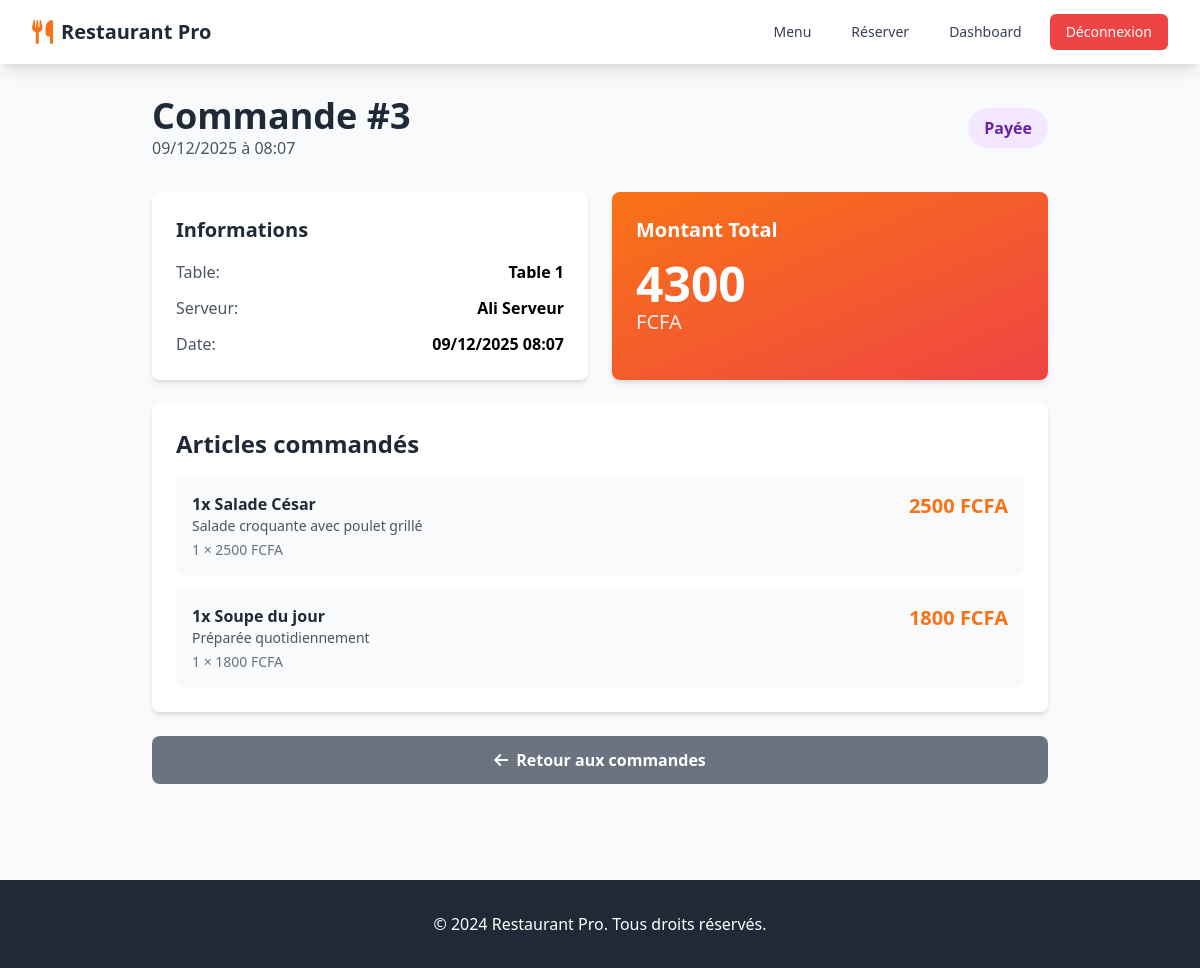
Screenshot of /commandes/3/ (signed in) with the database file from the repository.
### restaurant/models.py (models this page shows, shortened)
class Commande(models.Model):
    STATUS_CHOICES = [
        ('EN_COURS', 'En cours'),
        ('PRETE', 'Prete'),
        ('SERVIE', 'Servie'),
        ('PAYEE', 'Payee'),
    ]
    table = models.ForeignKey(
        Table,
        on_delete=models.CASCADE,
        related_name='commandes'
    )
    serveur = models.ForeignKey(
        User,
        on_delete=models.SET_NULL,
        null=True,
        related_name='commandes'
    )
    date_creation = models.DateTimeField(auto_now_add=True)
    statut = models.CharField(
        max_length=20,
        choices=STATUS_CHOICES,
        default='EN_COURS'
    )
    notes = models.TextField(blank=True)
    class Meta:
        verbose_name = "Commande"
        verbose_name_plural = "Commandes"
        ordering = ['-date_creation']
    def total(self):
        return sum(item.subtotal() for item in self.items.all())

class Table(models.Model):
    numero = models.IntegerField(unique=True)
    capacite = models.IntegerField(
        validators=[MinValueValidator(1)]
    )
    disponible = models.BooleanField(default=True)
    class Meta:
        verbose_name = "Table"
        verbose_name_plural = "Tables"
        ordering = ['numero']

class ItemCommande(models.Model):
    commande = models.ForeignKey(
        Commande,
        on_delete=models.CASCADE,
        related_name='items'
    )
    plat = models.ForeignKey(
        Plat,
        on_delete=models.CASCADE
    )
    quantite = models.IntegerField(
        default=1,
        validators=[MinValueValidator(1)]
    )
    prix_unitaire = models.DecimalField(
        max_digits=10,
        decimal_places=2
    )
    notes = models.TextField(blank=True)
    class Meta:
        verbose_name = "Item de commande"
        verbose_name_plural = "Items de commande"
    def subtotal(self):
        return self.quantite * self.prix_unitaire

class Plat(models.Model):
    nom = models.CharField(max_length=200)
    description = models.TextField()
    prix = models.DecimalField(
        max_digits=10,
        decimal_places=2,
        validators=[MinValueValidator(Decimal('0.01'))]
    )
    categorie = models.ForeignKey(
        Categorie,
        on_delete=models.CASCADE,
        related_name='plats'
    )
    image = models.ImageField(
        upload_to='plats/',
        blank=True,
        null=True
    )
    disponible = models.BooleanField(default=True)
    date_creation = models.DateTimeField(auto_now_add=True)
    class Meta:
        verbose_name = "Plat"
        verbose_name_plural = "Plats"
        ordering = ['categorie', 'nom']

### restaurant/views.py (the view)
@login_required
def detail_commande(request, commande_id):
    commande = get_object_or_404(
        Commande.objects.prefetch_related('items__plat'),
        id=commande_id
    )
    context = {
        'commande': commande,
        'total': commande.total(),
    }
    return render(request, 'restaurant/detail_commande.html', context)

### restaurant/templates/restaurant/detail_commande.html (shortened to what this page needs)
{% extends 'restaurant/base.html' %}
{% block content %}
<div class="max-w-4xl mx-auto">
    <div class="mb-8 flex justify-between items-center">
        <div>
            <h1 class="text-4xl font-bold text-gray-800">Commande #{{ commande.id }}</h1>
            <p class="text-gray-600">{{ commande.date_creation|date:"d/m/Y à H:i" }}</p>
        </div>
        {% if commande.statut == 'EN_COURS' %}
        <span class="px-4 py-2 bg-yellow-100 text-yellow-800 rounded-full font-semibold">
            En cours
        </span>
        {% elif commande.statut == 'PRETE' %}
        <span class="px-4 py-2 bg-blue-100 text-blue-800 rounded-full font-semibold">
            Prête
        </span>
        {% elif commande.statut == 'SERVIE' %}
        <span class="px-4 py-2 bg-green-100 text-green-800 rounded-full font-semibold">
            Servie
        </span>
        {% else %}
        <span class="px-4 py-2 bg-purple-100 text-purple-800 rounded-full font-semibold">
            Payée
        </span>
        {% endif %}
    </div>
    <div class="grid grid-cols-1 md:grid-cols-2 gap-6 mb-6">
        <div class="bg-white rounded-lg shadow-md p-6">
            <h2 class="text-xl font-bold text-gray-800 mb-4">Informations</h2>
            <div class="space-y-3">
                <div class="flex justify-between">
                    <span class="text-gray-600">Table:</span>
                    <span class="font-semibold">Table {{ commande.table.numero }}</span>
                </div>
                <div class="flex justify-between">
                    <span class="text-gray-600">Serveur:</span>
                    <span class="font-semibold">{{ commande.serveur.get_full_name }}</span>
                </div>
                <div class="flex justify-between">
                    <span class="text-gray-600">Date:</span>
                    <span class="font-semibold">{{ commande.date_creation|date:"d/m/Y H:i" }}</span>
                </div>
            </div>
        </div>
        <div class="bg-gradient-to-br from-orange-500 to-red-500 rounded-lg shadow-md p-6 text-white">
            <h2 class="text-xl font-bold mb-4">Montant Total</h2>
            <p class="text-5xl font-bold">{{ total|floatformat:0 }}</p>
            <p class="text-xl opacity-90">FCFA</p>
        </div>
    </div>
    <div class="bg-white rounded-lg shadow-md p-6 mb-6">
        <h2 class="text-2xl font-bold text-gray-800 mb-4">Articles commandés</h2>
        <div class="space-y-3">
            {% for item in commande.items.all %}
            <div class="flex justify-between items-start p-4 bg-gray-50 rounded-lg hover:bg-gray-100">
                <div class="flex-1">
                    <h3 class="font-bold text-gray-800">{{ item.quantite }}x {{ item.plat.nom }}</h3>
                    <p class="text-sm text-gray-600">{{ item.plat.description|truncatewords:15 }}</p>
                    <p class="text-sm text-gray-500 mt-1">{{ item.quantite }} × {{ item.prix_unitaire|floatformat:0 }} FCFA</p>
                </div>
                <div class="text-right">
                    <p class="text-xl font-bold text-orange-500">{{ item.subtotal|floatformat:0 }} FCFA</p>
                </div>
            </div>
            {% endfor %}
        </div>
    </div>
    <div class="flex gap-4">
        <a href="{% url 'liste_commandes' %}"
           class="flex-1 bg-gray-500 text-white px-6 py-3 rounded-lg hover:bg-gray-600 text-center font-semibold">
            <i class="fas fa-arrow-left mr-2"></i>Retour aux commandes
        </a>
    </div>
</div>
{% endblock %}

### rows the page displays
Commande: id "3", date_creation "09/12/2025 à 08:07", table.numero "1", serveur.get_full_name "Ali Serveur", date_creation "09/12/2025 08:07"
ItemCommande: quantite "1", plat.nom "Salade César", plat.description "Salade croquante avec poulet grillé", prix_unitaire "2500", subtotal "2500"
ItemCommande: quantite "1", plat.nom "Soupe du jour", plat.description "Préparée quotidiennement", prix_unitaire "1800", subtotal "1800"

### other values shown
{{ total|floatformat:0 }} "4300"
